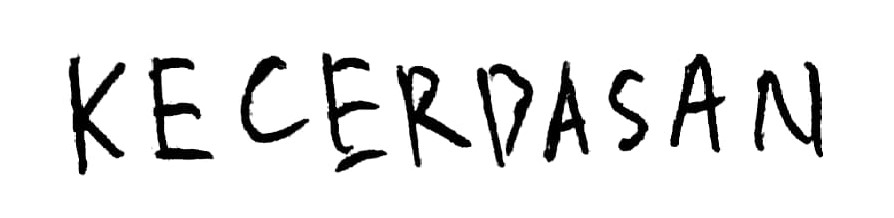
#> input picture input/handwritten-characters/Test/test_1.jpg, 894 x 218 px
$ jupyter execute --allow-errors load-model.ipynb
#> lines starting #> are read from the running program, lines starting #| are printed output that depends on the picture; after the words box and inside, x2 and y2 are one past the last pixel; in counts of white or black regions, pixels touching at a corner belong together
[cell 1]
import numpy as np
import pandas as pd
from keras.preprocessing.image import ImageDataGenerator
import os
import random
import cv2
import imutils
import random
import matplotlib.pyplot as plt
import seaborn as sns
from sklearn.preprocessing import LabelBinarizer
from keras.utils import np_utils
from keras.models import Sequential
from keras import optimizers
from sklearn.preprocessing import LabelBinarizer
from keras import backend as K
from keras.layers import Dense, Activation, Flatten, Dense,MaxPooling2D, Dropout
from keras.layers import Conv2D, MaxPooling2D, BatchNormalization

## 1. Pre-Processing

[cell 2]
dir = "input/handwritten-characters/Train/"
train_data = []
img_size = 32
#> (the rest of this cell did not finish here and is left out)

[cell 3]
len(train_data)

[cell 4]
val_dir = "input/handwritten-characters/Validation/"
val_data = []
img_size = 32
#> (the rest of this cell did not finish here and is left out)

[cell 5]
len(val_data)

[cell 6]
random.shuffle(train_data)
random.shuffle(val_data)

## 2. Segmentation

[cell 7]
train_X = []
train_Y = []
for features,label in train_data:
    train_X.append(features)
    train_Y.append(label)

[cell 8]
val_X = []
val_Y = []
for features,label in val_data:
    val_X.append(features)
    val_Y.append(label)

[cell 9]
LB = LabelBinarizer()
#> (the rest of this cell did not finish here and is left out)

## 3. Load Model

[cell 10]
from tensorflow import keras
#> (the rest of this cell did not finish here and is left out)

## 4. Testing (Post-Processing)
1. The sort contours function is used to get the correct order of individual characters for correct output extraction. In this case for extracting a single word, a left to right sorting of individual characters is needed.
2. The get letters function fetches the list of letters and get word function gets the individual word.

[cell 11]
def sort_contours(cnts, method="left-to-right"):
    reverse = False
    i = 0
    if method == "right-to-left" or method == "bottom-to-top":
        reverse = True
    if method == "top-to-bottom" or method == "bottom-to-top":
        i = 1
    boundingBoxes = [cv2.boundingRect(c) for c in cnts]
    (cnts, boundingBoxes) = zip(*sorted(zip(cnts, boundingBoxes),
    key=lambda b:b[1][i], reverse=reverse))

    return (cnts, boundingBoxes)

[cell 12]
def get_letters(img):
    letters = []
    total_bbox_cordi = []
    image = cv2.imread(img)
#> image is the input picture: shape (218, 894, 3); min 0, max 255, mean 230.6
    gray = cv2.cvtColor(image, cv2.COLOR_BGR2GRAY)
    ret,thresh1 = cv2.threshold(gray ,127,255,cv2.THRESH_BINARY_INV)
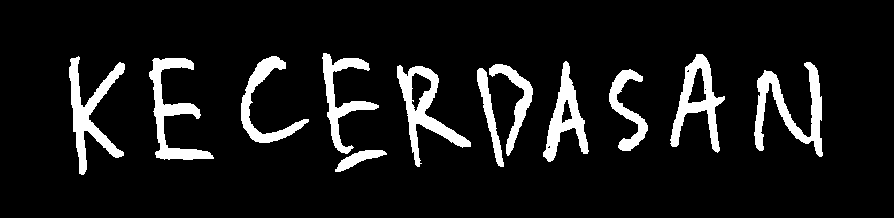
#> thresh1: shape (218, 894); 9.6% white; 12 white regions, largest, box (x1, y1, x2, y2) and area: (754, 62, 823, 157) 2229, (69, 56, 125, 175) 2146, (397, 65, 471, 167) 2073
    dilated = cv2.dilate(thresh1, None, iterations=2)
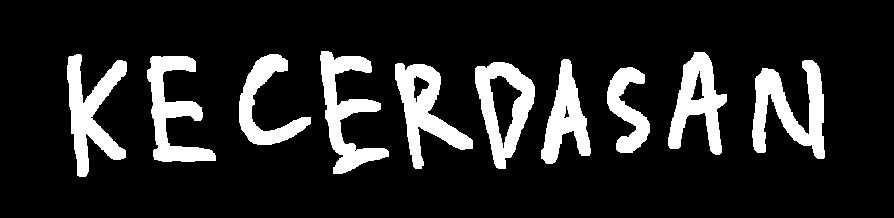
#> dilated: shape (218, 894); 14.9% white; 10 white regions

    cnts = cv2.findContours(dilated.copy(), cv2.RETR_EXTERNAL,cv2.CHAIN_APPROX_SIMPLE)
#> cnts = 10 contours; largest, box (x1, y1, x2, y2) and area: (475, 62, 535, 169) 3959, (752, 60, 825, 159) 3258, (395, 63, 473, 169) 3240, (67, 54, 127, 177) 3088, (320, 51, 389, 174) 3062
    cnts = imutils.grab_contours(cnts)
    cnts = sort_contours(cnts, method="left-to-right")[0]
#> in sort_contours, `boundingBoxes = [cv2.boundingRect(c) for c in cnts]`: boundingBoxes = [(607, 67, 43, 86), (395, 63, 78, 106), (475, 62, 60, 107), (752, 60, 73, 99), (541, 59, 50, 105), (147, 56, 69, 106), (239, 54, 72, 91), (67, 54, 60, 123), (668, 52, 59, 103), (320, 51, 69, 123)]
#> in sort_contours, `(cnts, boundingBoxes) = zip(*sorted(zip(cnts, boundingBoxes), key=lamb..`: boundingBoxes = ((67, 54, 60, 123), (147, 56, 69, 106), (239, 54, 72, 91), (320, 51, 69, 123), (395, 63, 78, 106), (475, 62, 60, 107), (541, 59, 50, 105), (607, 67, 43, 86), (668, 52, 59, 103), (752, 60, 73, 99))

    for c in cnts:
        if cv2.contourArea(c) > 10:
            (x, y, w, h) = cv2.boundingRect(c)
            print([x,y,w,h])
            single_bbox_cordi = [x,y,w,h]
            total_bbox_cordi.append(single_bbox_cordi)
            cv2.rectangle(image, (x, y), (x + w, y + h), (0, 255, 0), 2)
        roi = gray[y:y + h, x:x + w]
        thresh = cv2.threshold(roi, 0, 255,cv2.THRESH_BINARY_INV | cv2.THRESH_OTSU)[1]
        thresh = cv2.resize(thresh, (32, 32), interpolation = cv2.INTER_CUBIC)
        thresh = thresh.astype("float32") / 255.0
        thresh = np.expand_dims(thresh, axis=-1)
        thresh = thresh.reshape(1,32,32,1)
        ypred = model.predict(thresh)
        ypred = LB.inverse_transform(ypred)
        [x] = ypred
        letters.append(x)
#> this loop made 1 pass
#| [67, 54, 60, 123]
#> pass 1, in get_letters, `roi = gray[y:y + h, x:x + w]`:
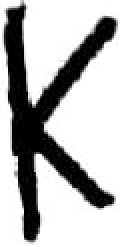
#> roi: shape (123, 60) (shown 2 times larger); min 0, max 255, mean 180.5
#> pass 1, in get_letters, `thresh = cv2.threshold(roi, 0, 255,cv2.THRESH_BINARY_INV | cv2.THRESH_..`:
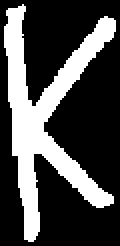
#> thresh: shape (123, 60) (shown 2 times larger); 29.3% white; 1 white region, box (x1, y1, x2, y2) and area: (2, 2, 58, 121) 2160
#> pass 1, in get_letters, `thresh = cv2.resize(thresh, (32, 32), interpolation = cv2.INTER_CUBIC)`:
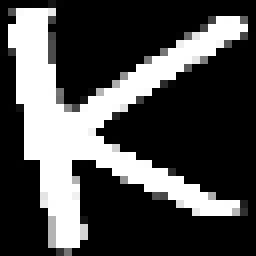
#> thresh: shape (32, 32) (shown 8 times larger); min 0, max 255, mean 75.2
#> after the loop:
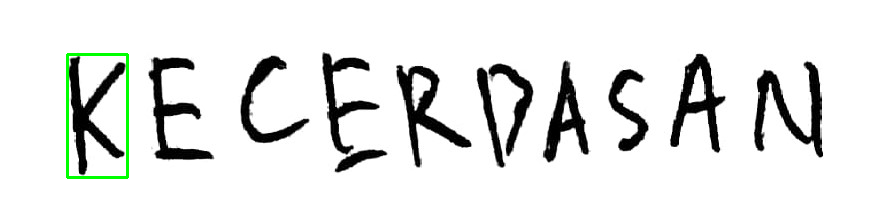
#> image: shape (218, 894, 3); 0.56% of pixels changed, all inside (x1, y1, x2, y2) = (66, 53, 129, 179)
#> after the loop, letters = []; total_bbox_cordi = [[67, 54, 60, 123]]
    return letters, image, total_bbox_cordi

$ run again, with input/handwritten-characters/Test/test_3.jpg copied over input/handwritten-characters/Test/test_1.jpg
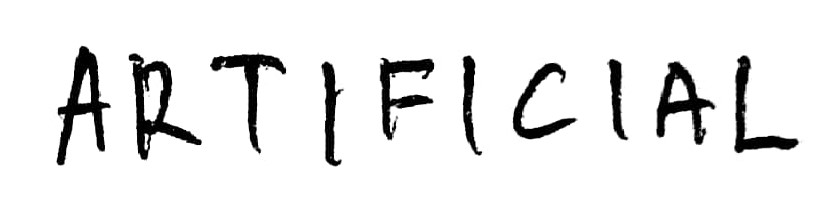
#> input picture input/handwritten-characters/Test/test_3.jpg, 836 x 198 px
#> in get_letters, image is the input picture: shape (198, 836, 3); min 0, max 255, mean 232.3
#> in get_letters, `ret,thresh1 = cv2.threshold(gray ,127,255,cv2.THRESH_BINARY_INV)`:
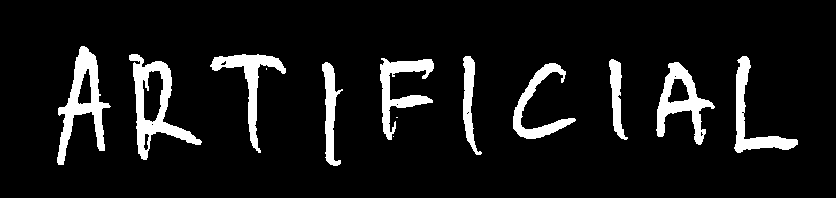
#> thresh1: shape (198, 836); 8.9% white; 13 white regions (3 under 20 px), largest, box (x1, y1, x2, y2) and area: (129, 54, 202, 160) 2276, (57, 46, 111, 165) 2214, (656, 62, 715, 145) 1750
#> dilated: shape (198, 836); 13.8% white; 10 white regions
#> in get_letters, `cnts = cv2.findContours(dilated.copy(), cv2.RETR_EXTERNAL,cv2.CHAIN_AP..`: cnts = 10 contours; largest, box (x1, y1, x2, y2) and area: (127, 52, 204, 162) 3756, (55, 44, 113, 167) 3246, (654, 60, 717, 147) 2688, (378, 56, 436, 142) 2336, (208, 52, 288, 155) 2258
#> in sort_contours, `boundingBoxes = [cv2.boundingRect(c) for c in cnts]`: boundingBoxes = [(511, 61, 67, 80), (654, 60, 63, 87), (320, 60, 25, 108), (607, 57, 23, 85), (378, 56, 58, 86), (732, 54, 68, 101), (461, 54, 23, 103), (208, 52, 80, 103), (127, 52, 77, 110), (55, 44, 58, 123)]
#> in sort_contours, `(cnts, boundingBoxes) = zip(*sorted(zip(cnts, boundingBoxes), key=lamb..`: boundingBoxes = ((55, 44, 58, 123), (127, 52, 77, 110), (208, 52, 80, 103), (320, 60, 25, 108), (378, 56, 58, 86), (461, 54, 23, 103), (511, 61, 67, 80), (607, 57, 23, 85), (654, 60, 63, 87), (732, 54, 68, 101))
#> the loop in get_letters, `for c in cnts:` made 1 pass
#> (printed output is left out)
#> after the loop in get_letters, `for c in cnts:`:
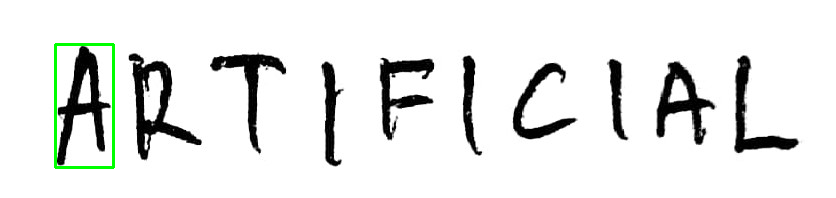
#> image: shape (198, 836, 3); 0.65% of pixels changed, all inside (x1, y1, x2, y2) = (54, 43, 115, 169)
#> after the loop in get_letters, `for c in cnts:`: letters = []; total_bbox_cordi = [[55, 44, 58, 123]]

$ run again, with input/handwritten-characters/Test/test_4.jpg copied over input/handwritten-characters/Test/test_1.jpg
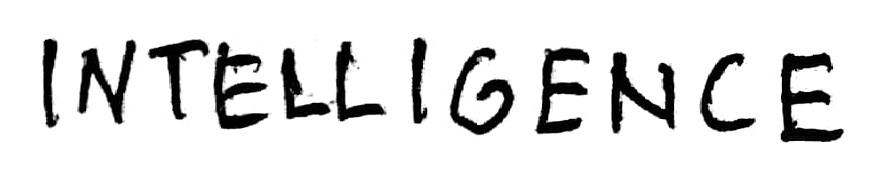
#> input picture input/handwritten-characters/Test/test_4.jpg, 877 x 181 px
#> in get_letters, image is the input picture: shape (181, 877, 3); min 0, max 255, mean 224.9
#> in get_letters, `ret,thresh1 = cv2.threshold(gray ,127,255,cv2.THRESH_BINARY_INV)`:
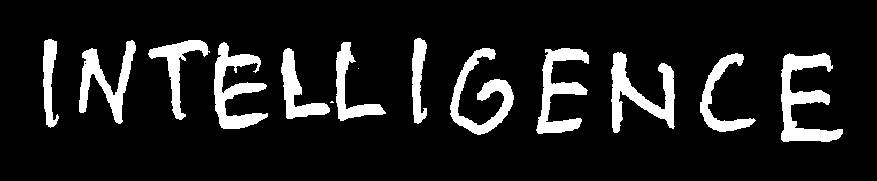
#> thresh1: shape (181, 877); 11.7% white; 14 white regions (2 under 20 px), largest, box (x1, y1, x2, y2) and area: (781, 53, 843, 142) 2379, (611, 52, 675, 133) 2042, (214, 42, 268, 129) 2032
#> dilated: shape (181, 877); 17.9% white; 12 white regions
#> in get_letters, `cnts = cv2.findContours(dilated.copy(), cv2.RETR_EXTERNAL,cv2.CHAIN_AP..`: cnts = 12 contours, 1 with area under 20; largest, box (x1, y1, x2, y2) and area: (279, 40, 388, 123) 3375, (779, 51, 845, 144) 3212, (212, 40, 270, 131) 2886, (609, 50, 677, 135) 2847, (448, 46, 516, 137) 2806
#> in sort_contours, `boundingBoxes = [cv2.boundingRect(c) for c in cnts]`: boundingBoxes = [(356, 66, 5, 5), (779, 51, 66, 93), (698, 51, 60, 83), (609, 50, 68, 85), (534, 46, 57, 90), (448, 46, 68, 91), (279, 40, 109, 83), (212, 40, 58, 91), (146, 38, 66, 84), (77, 38, 61, 88), (41, 37, 20, 93), (410, 36, 19, 90)]
#> in sort_contours, `(cnts, boundingBoxes) = zip(*sorted(zip(cnts, boundingBoxes), key=lamb..`: boundingBoxes = ((41, 37, 20, 93), (77, 38, 61, 88), (146, 38, 66, 84), (212, 40, 58, 91), (279, 40, 109, 83), (356, 66, 5, 5), (410, 36, 19, 90), (448, 46, 68, 91), (534, 46, 57, 90), (609, 50, 68, 85), (698, 51, 60, 83), (779, 51, 66, 93))
#> the loop in get_letters, `for c in cnts:` made 1 pass
#> (printed output is left out)
#> after the loop in get_letters, `for c in cnts:`:
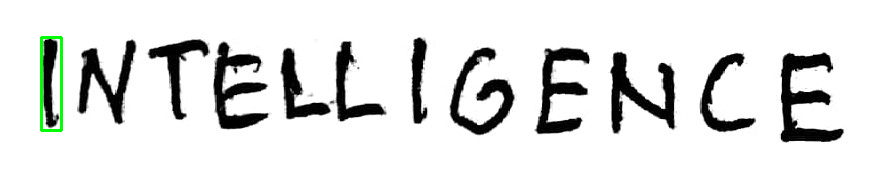
#> image: shape (181, 877, 3); 0.42% of pixels changed, all inside (x1, y1, x2, y2) = (40, 36, 63, 132)
#> after the loop in get_letters, `for c in cnts:`: letters = []; total_bbox_cordi = [[41, 37, 20, 93]]
